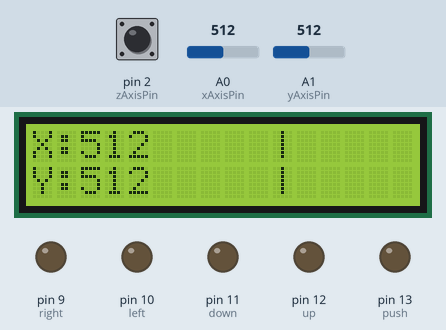
The sketch below on a simulated Arduino Uno, built with avr-gcc and run on an emulated ATmega328P. Parts: 16×2 character LCD, output pins drawn as LEDs (lit = HIGH). The inputs (shaded band) are chosen by the test bench; at power-on: pin 2 (zAxisPin) HIGH, A0 (xAxisPin) = 512, A1 (yAxisPin) = 512.

Above: at 4.2 s.
4.3 s: pin 2 (zAxisPin) pulled LOW for 0.15 s
At 4.52 s:
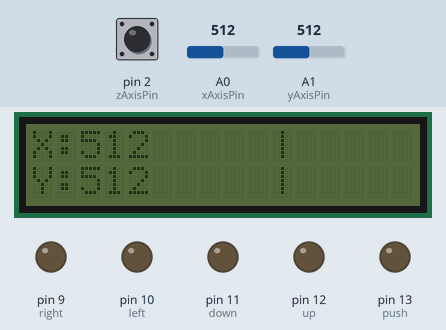
7.4 s: A0 (xAxisPin) set to 548
At 8.4 s:
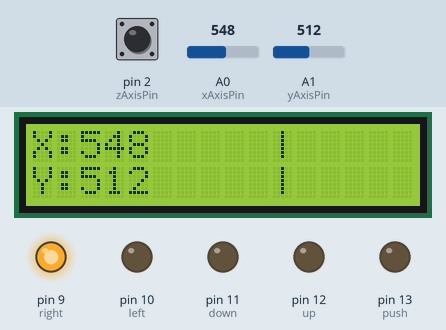
8.9 s: A1 (yAxisPin) set to 548
At 9.4 s:
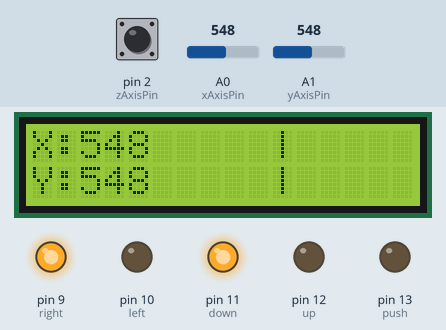
10.4 s: A0 (xAxisPin) set to 520
At 11.5 s:
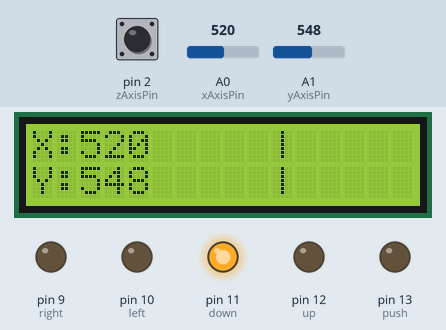
13.4 s: A1 (yAxisPin) set to 500
At 14.7 s:
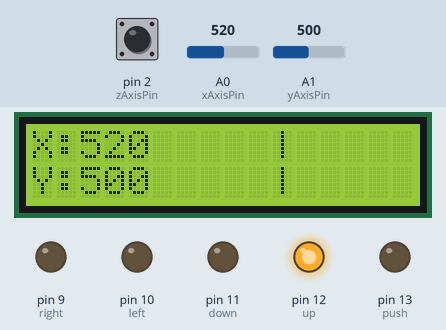
15.0 s: pin 2 (zAxisPin) pulled LOW for 0.15 s
At 15.24 s:
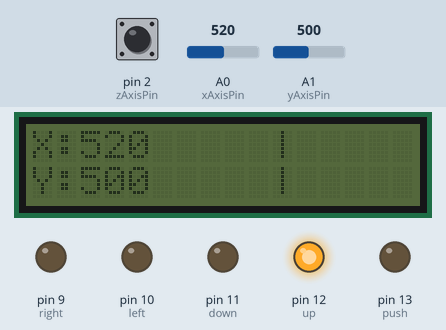
Timing chart, 0 to 18.0 s (numbered marks = the images above; inputs shaded):
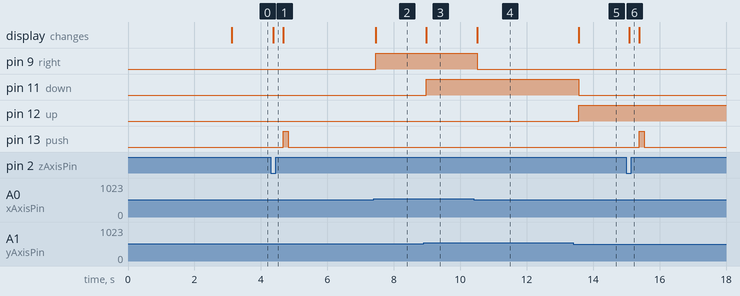

The sketch:

AR21_joystick.ino
```cpp
/*
 예제 6.5
 조이스틱 입력
 */

// I2C 통신 라이브러리 설정
#include <Wire.h>
// I2C LCD 라리브러리 설정
#include <LiquidCrystal_I2C.h>

// LCD I2C address 설정 PCF8574:0x27, PCF8574A:0x3F
LiquidCrystal_I2C lcd(0x27,16,2);  // LCD address:0x27, 16X2 LCD

// 0번 아날로그핀을 X 축 입력으로 설정
const int xAxisPin = 0;
// 1번 아날로그핀을 Y 축 입력으로 설정
const int yAxisPin = 1;
// 2번 디지털 입력 핀을 Z 축 입력으로 설정
const int zAxisPin = 2;

const int push = 13;
const int up = 12;
const int down = 11;
const int left = 10;
const int right = 9;

void setup() {

  // Z 축 입력은 디지털 입력으로 설정한다.
  pinMode(zAxisPin,INPUT_PULLUP);

  pinMode(push, OUTPUT);
  Serial.begin(9600);
  pinMode(up, OUTPUT);
  Serial.begin(9600);
  pinMode(down, OUTPUT);
  Serial.begin(9600);
  pinMode(left, OUTPUT);
  Serial.begin(9600);
  pinMode(right, OUTPUT);
  Serial.begin(9600);


  lcd.init(); // LCD 설정
  lcd.backlight();  // 백라이트를 켠다.

  // 메세지를 표시한다.
  lcd.print("ex 6.5");
  lcd.setCursor(0,1);
  lcd.print("Joystick");
  // 3초동안 메세지를 표시한다.
  delay(3000);

  // 모든 메세지를 삭체한 뒤
  // X축 Y축 문자를 출력한다.
  lcd.clear();
  lcd.setCursor(0,0);
  lcd.print("X:");
  lcd.setCursor(0,1);
  lcd.print("Y:");
  lcd.setCursor(15,1);
}

void loop(){

  // X, Y, Z 축 값을 읽는다.
  int xValue = analogRead(xAxisPin);
  int yValue = analogRead(yAxisPin);
  int zValue = digitalRead(zAxisPin);

  // 그래프를 그리기 위해서 X, Y 값을 조절한다.
  int xDisplay = map(xValue,0,1023,6,15);
  int yDisplay = map(yValue,0,1023,6,15);


  // 첫 째 줄에 전에 표시했던 내용을 지운다.
  lcd.setCursor(2,0);
  lcd.print("              "); // 14칸 공백
  // X 축의 ADC 값을 출력한다.
  lcd.setCursor(2,0);
  lcd.print(xValue);
  // 조이스틱의 X 값에 따라 그래프를 출력한다
  lcd.setCursor(xDisplay,0);
  lcd.print("|");


  // 둘째 줄에 전에 표시했던 내용을 지운다.
  lcd.setCursor(2,1);
  lcd.print("              "); // 14칸 공백
  // Y 축의 ADC 값을 출력한다.
  lcd.setCursor(2,1);
  lcd.print(yValue);
  // 조이스틱의 Y 값에 따라 그래프를 출력한다
  lcd.setCursor(yDisplay,1);
  lcd.print("|");

  if(yValue < 510){
    digitalWrite(up, HIGH);
  }
  else{
    digitalWrite(up, LOW);}

  if(yValue > 530){
    digitalWrite(down,HIGH);
  }
  else{
    digitalWrite(down, LOW);}

  if(xValue < 510){
    digitalWrite(left, HIGH);
  }
  else{
    digitalWrite(left, LOW);}

  if(xValue > 530){
    digitalWrite(right,HIGH);
  }
  else{
    digitalWrite(right, LOW);}


  // Z 방향으로 눌렸을 때 백라이트를 점멸한다.
  if(zValue == LOW){
    lcd.noBacklight();
    delay(300);
    lcd.backlight();
    digitalWrite(push,HIGH);
  }
  else{
    digitalWrite(push,LOW);}
  delay(100);
}
```

Measured:
- the behaviour switches between 530 and 531 on A0 (xAxisPin) (found by bisection; images 1 and 2)
- the behaviour switches between 530 and 531 on A1 (yAxisPin) (found by bisection; images 2 and 3)
- after the input at 4.3 s, pin 13 (push): LOW → HIGH after 0.38 s, → LOW 0.14 s later; the display: changes after 0.08 s (image 1)
- after the input at 7.4 s, pin 9 (right): LOW → HIGH after 0.06 s; the display: changes after 0.06 s (image 2)
- after the input at 8.9 s, pin 11 (down): LOW → HIGH after 0.08 s; the display: changes after 0.08 s (image 3)
- after the input at 10.4 s, pin 9 (right): HIGH → LOW after 0.11 s; the display: changes after 0.11 s (image 4)
- after the input at 13.4 s, pin 11 (down): HIGH → LOW after 0.17 s; pin 12 (up): LOW → HIGH after 0.17 s; the display: changes after 0.17 s (image 5)
- after the input at 15.0 s, pin 13 (push): LOW → HIGH after 0.40 s, → LOW 0.14 s later; the display: changes after 0.09 s (image 6)
